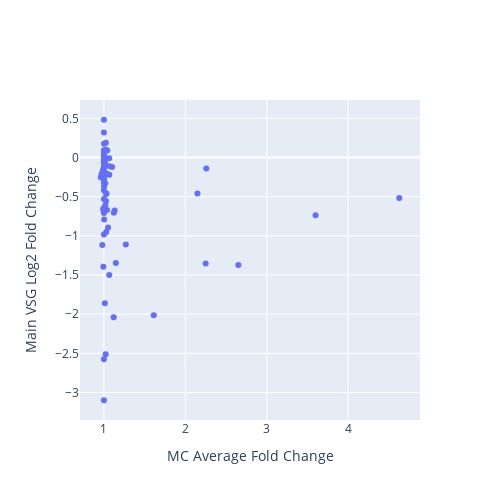

Notebook code cell kept with this figure:
### Code cell
from plotly.subplots import make_subplots
import plotly.graph_objects as go
import plotly.io as pio

fig = make_subplots(
    rows=1,
    cols=1,
    #subplot_titles=["MC vs Main VSG"],
)

scatter = go.Scatter(
    x=merge['MC'],
    y=merge['main_vsg'],
    mode='markers',
    text=list(merge.index.values),
    hoverinfo='text',
    name='scatter',
    showlegend=False,
    # hovertemplate='%{text}'
)
fig.add_trace(scatter, row=1, col=1)

fig.update_layout(
    width=500,
    height=500,
    showlegend=False,
    hovermode='closest',
    xaxis_title="MC Average Fold Change",
    yaxis_title="Main VSG Log2 Fold Change",
)

# Save as an exportable HTML file
pio.write_html(
    fig,
    file="vsgs_web_server/scatter_plots/MC_vs_main_vsg.html",   # change path/name if you like
    include_plotlyjs="cdn",
    full_html=True,
    auto_open=False,
)
fig

### Figure 1 — Plotly figure (JSON) as saved in the notebook; plotly's stock layout.template omitted (floating-point values rounded to 4 significant figures)
{"data": [{"hoverinfo": "text", "mode": "markers", "name": "scatter", "showlegend": false, "text": ["BDF2_1_KO48", "BDF3_1_KO24", "BET151_1_Drug12h", "BET151_1_Drug24h", "BET151_1_Drug3h", "BET151_1_Drug48h", "BET151_1_Drug6h", "BET151_1_Drug72h", "CAF1b_1_RNAi24", "CFB2_1_RNAi9", "DFO_1_DFO", "DFO_1_DFOFe", "DFO_1_Fe", "DRBD18_1_RNAi12", "H1_1_RNAi96", "H3H4_1_KOH3", "H3H4_1_KOH3J", "H3H4_1_KOH4", "H3H4_1_KOH4J", "H3H4_1_KOJ2", "H3H4_2_KO48", "H3H4_3_KO48", "H3_1_KOH3", "H3_1_KOH3J", "H3_1_KOJ", "IPMK_1_RNAi36", "IPMK_2_RNAi36", "MCMBP_1_KO24", "MCMBP_1_KO48", "PIP5Pase_1_KO", "PIP5Pase_2_D360A_N362A", "PNUTS_1_RNAi48", "RBP10_1_RNAi24", "RBP10_2_RNAi24", "RBP10_3_RNAi24", "RBP33_1_RNAi48", "RBP42_1_KO24", "RBP42_1_KO48", "RBP42_1_KO72", "RNaseH1_1_KO", "RNaseH2A_1_RNAi24", "RNaseH2A_2_RNAi36", "SET27_1_KO", "SET27_1_sKO", "SNF2PH_1_RNAi48", "TFR_1_RNAi24", "TbATR_1_RNAi24", "TbATR_2_RNAi36", "TbCMT1_1_KO", "TbESB1_1_RNAi24", "TbESB1_2_KO48", "TbESB1_3_OE24", "TbHAT_1_RNAi48HAT1", "TbHAT_1_RNAi48HAT2", "TbPP1one_1_RNAi24", "TbPP1seven_1_RNAi24", "TbRAP1_1_2SD", "TbRAP1_1_5A", "TbRAP1_1_KO", "TbRAP1_2_dMyb", "TbSAP_1_RNAi72", "VEX1_1_Oe72", "VEX1_2_RNAi72", "VEX1_4_RNAi24", "VEX1_5_RNAi48", "VEX1_6_RNAi72", "VEX1and2_1_RNAi24", "VEX1and2_1_RNAi48", "VEX2_1_RNAi24", "VEX2_1_RNAi48", "ZC3H28_1_RNAi10", "ZC3H28_1_RNAi14", "ZC3H28_1_RNAi16", "ZC3H28_1_RNAi24", "ZC3H40_1_RNAi72"], "type": "scatter", "x": [1.0, 1.026, 1.0, 1.0, 1.0, 1.0, 1.0, 1.0, 1.033, 0.9932, 1.0, 1.0, 1.0, 1.0, 1.0, 1.017, 1.1, 1.0, 1.0, 1.0, 1.147, 1.12, 1.015, 1.041, 1.0, 1.0, 1.0, 1.002, 1.122, 4.627, 2.25, 1.071, 1.0, 1.0, 1.0, 1.269, 1.002, 1.005, 1.066, 1.0, 1.0, 1.065, 1.023, 1.0, 1.0, 1.0, 1.017, 1.133, 1.0, 1.012, 1.022, 0.9989, 0.9611, 0.9709, 2.257, 0.9907, 2.651, 1.612, 2.149, 3.6, 1.065, 1.037, 1.025, 1.0, 1.0, 1.0, 1.027, 1.051, 1.018, 1.038, 0.9889, 1.028, 1.003, 0.9806, 1.001], "xaxis": "x", "y": [-0.3716, -0.5553, -0.02755, -0.7094, 0.4828, -2.576, 0.09418, -3.099, -0.4579, -1.394, 0.03405, -0.04079, 0.05408, -0.3174, -0.5289, -0.327, -0.1196, -0.6821, -0.6398, -0.9816, -1.346, -2.039, -0.067, 0.09047, 0.008439, -0.2811, -0.1735, -0.1815, -0.7051, -0.5163, -1.351, -0.11, -0.671, -0.688, -0.6605, -1.109, 0.1769, -0.01795, -0.2204, -0.1427, -0.4175, -1.501, 0.1891, -0.1021, -0.01494, -0.06309, -0.2232, -0.6769, 0.3214, -1.861, -2.511, -0.2487, -0.2521, -0.2073, -0.1403, -0.6599, -1.372, -2.013, -0.4586, -0.7359, -0.009743, -0.2078, 0.09933, -0.02921, -0.1232, -0.01123, -0.464, -0.8925, -0.6084, -0.67, -0.1568, -0.9521, -0.7902, -1.116, -0.2616], "yaxis": "y"}], "layout": {"height": 500, "hovermode": "closest", "showlegend": false, "width": 500, "xaxis": {"anchor": "y", "domain": [0, 1], "title": {"text": "MC Average Fold Change"}}, "yaxis": {"anchor": "x", "domain": [0, 1], "title": {"text": "Main VSG Log2 Fold Change"}}}}
